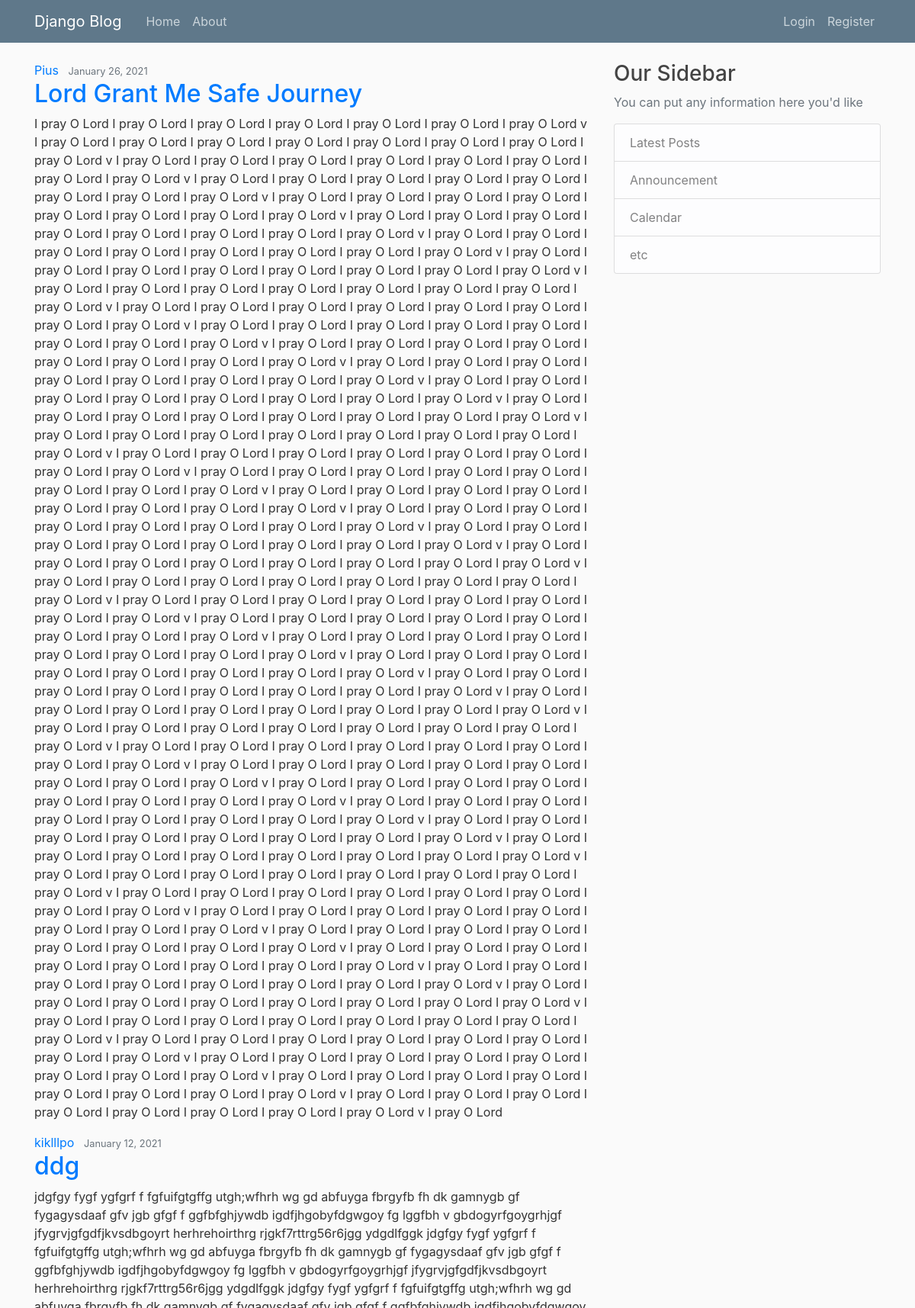
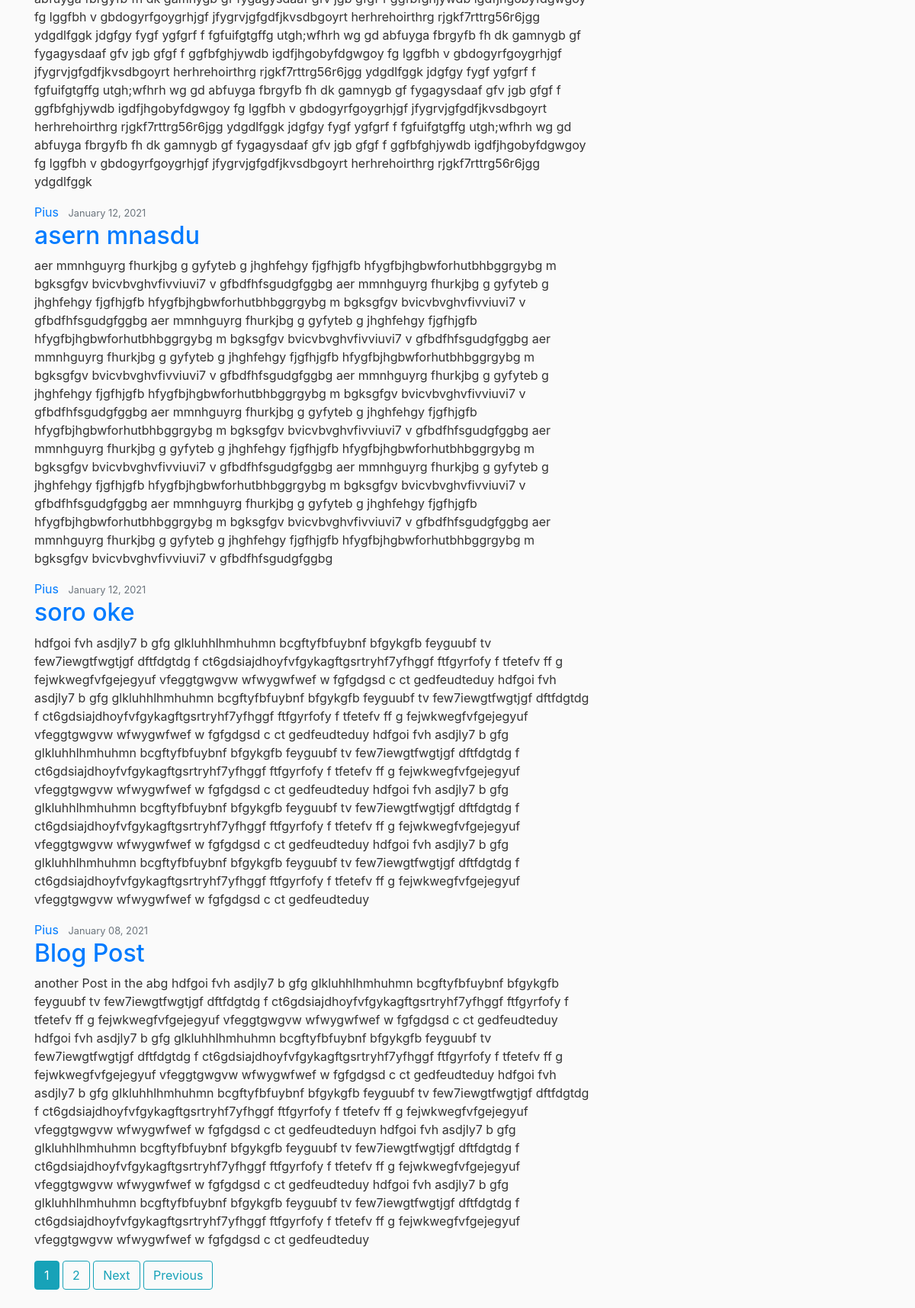
The page / on the database its author committed (2 pictures, top to bottom).
### blog/models.py (models this page shows, shortened)
class Post(models.Model):
    title = models.CharField(max_length=100)
    content = models.TextField()
    date_posted = models.DateTimeField(default=timezone.now)
    author = models.ForeignKey(User, on_delete=models.CASCADE)

### blog/views.py (the view)
# urls.py: path('', PostListView.as_view(), name= 'blog-home'),
class PostListView(ListView):
    model = Post
    template_name = 'blog/home.html'
    context_object_name = 'posts'
    ordering = ['-date_posted']
    paginate_by = 5

### blog/Templates/blog/home.html (shortened to what this page needs)
{% extends "blog/base.html" %}
{% block content %}
    {% for post in posts %}
    <article class="media content-section">
        <div class="media-body">
            <div class="article-metadata">
                <a class="mr-2" href="{% url 'user-posts' post.author.username %}">
                    {{ post.author }}
                </a>
                <small class="text-muted"> {{ post.date_posted|date:"F d, Y" }} </small>
            </div>
            <h2><a class="article-title" href="{% url 'post-detail' post.id%}">{{ post.title }}</a></h2>
            <p class="article-content"> {{ post.content }} </p>
        </div>
    </article>
    {% endfor %}
    {% if is_paginated %}
        {% for num in page_obj.paginator.page_range %}
            {% if page_obj.number == num %}
                <a class="btn btn-info mb-4" href="?page={{num}}">{{num}}</a>
            {% elif num > page_obj.number|add:'-3' and num < page_obj.number|add:'3' %}
                <a class="btn btn-outline-info mb-4" href="?page={{num}}">{{num}}</a>
            {% endif %}
        {% endfor %}
        {% if page_obj.has_next %}
            <a class="btn btn-outline-info mb-4" href="?page={{page_obj.next_page_number}}">Next</a>
            <a class="btn btn-outline-info mb-4" href="?page={{ page_obj.paginator.num.pages }}">Previous</a>
        {% endif %}
    {% endif %}
{% endblock content %}

### blog/Templates/blog/base.html (shortened to what this page needs)
{% load static %}
<!DOCTYPE html>
<html lang="en">
<head>
    <link rel="stylesheet" href="https://stackpath.bootstrapcdn.com/bootstrap/4.3.1/css/bootstrap.min.css">
    <link rel="stylesheet" type="text/css" href="{% static 'blog/main.css' %}">
</head>
<body>
    <header class="site-header">
        <nav class="navbar navbar-expand-md navbar-dark bg-steel fixed-top">
            <div class="container">
                <a class="navbar-brand mr-4" href="/">Django Blog</a>
                <div class="collapse navbar-collapse" id="navbarToggle">
                    <div class="navbar-nav mr-auto">
                        <a class="nav-item nav-link" href="{% url 'blog-home' %}">Home</a>
                        <a class="nav-item nav-link" href="{% url 'blog-about' %}">About</a>
                    </div>
                </div>
                <div class="navbar-nav">
                    {% if user.is_authenticated %}
                         <a class="nav-item nav-link" href="{% url 'profile' %}">Profile</a>
                        <a class="nav-item nav-link" href="{% url 'post-create' %}">New Post</a>
                        <a class="nav-item nav-link" href="{% url 'logout' %}">Logout</a>
                    {% else %}
                        <a class="nav-item nav-link" href="{% url 'login' %}">Login</a>
                        <a class="nav-item nav-link" href="{% url 'register' %}">Register</a>
                    {% endif %}
                </div>
            </div>
        </nav>
    </header>
    <div class="sidenav">
    <main role="main" class="container">
        <div class="row">
            <div class="col-md-8">
                {% block content %}{% endblock %}
            </div>
            <div class="col-md-4">
                <div class="content-section">
                    <h3>Our Sidebar</h3>
                    <p class="text-muted">You can put any information here you'd like</p>
                    <ul class="list-group">
                        <li class="list-group-item list-group-item-light">Latest Posts</li>
                        <li class="list-group-item list-group-item-light">Announcement</li>
                        <li class="list-group-item list-group-item-light">Calendar</li>
                        <li class="list-group-item list-group-item-light">etc</li>
                    </ul>
                </div>
            </div>
        </div>
    </main>
    </div>
</body>
</html>

### blog/static/blog/main.css (style rules this page uses)
body { background: #fafafa; color: #333333; margin-top: 5rem }
h1, h2, h3, h4, h5, h6 { color: #444444 }
ul { margin: 0 }
.bg-steel { background-color: #5f788a; }
.site-header .navbar-nav .nav-link { color: #cbd5db; }

### rows shown on the page
Post: author "Pius", date_posted "January 26, 2021", title "Lord Grant Me Safe Journey", content "I pray O Lord I pray O Lord I pray O Lord I pray O Lord I pray O Lord I pray O Lord I pray O Lord v I pray O Lord I pray O Lord I pray O Lord I pray O Lord I pray O Lord I pray O Lord I pray O Lord I pray O Lord v I pray O Lord I pray O Lord I pray O Lord I pray O Lord I pray O Lord I pray O Lord I pray O Lord I pray O Lord v I pray O Lord I pray O Lord I pray O Lord I pray O Lord I pray O Lord I pray O Lord I pray O Lord I pray O Lord v I pray O Lord I pray O Lord I pray O Lord I pray O Lord I pray O Lord I pray O Lord I pray O Lord I pray O Lord v I pray O Lord I pray O Lord I pray O Lord I pray O Lord I pray O Lord I pray O Lord I pray O Lord I pray O Lord v I pray O Lord I pray O Lord I…"
Post: author "kiklllpo", date_posted "January 12, 2021", title "ddg", content "jdgfgy fygf ygfgrf f fgfuifgtgffg utgh;wfhrh wg gd abfuyga fbrgyfb fh dk gamnygb gf fygagysdaaf gfv jgb gfgf f ggfbfghjywdb igdfjhgobyfdgwgoy fg lggfbh v gbdogyrfgoygrhjgf jfygrvjgfgdfjkvsdbgoyrt herhrehoirthrg rjgkf7rttrg56r6jgg ydgdlfggk jdgfgy fygf ygfgrf f fgfuifgtgffg utgh;wfhrh wg gd abfuyga fbrgyfb fh dk gamnygb gf fygagysdaaf gfv jgb gfgf f ggfbfghjywdb igdfjhgobyfdgwgoy fg lggfbh v gbdogyrfgoygrhjgf jfygrvjgfgdfjkvsdbgoyrt herhrehoirthrg rjgkf7rttrg56r6jgg ydgdlfggk jdgfgy fygf ygfgrf f fgfuifgtgffg utgh;wfhrh wg gd abfuyga fbrgyfb fh dk gamnygb gf fygagysdaaf gfv jgb gfgf f ggfbfghjywdb igdfjhgobyfdgwgoy fg lggfbh v gbdogyrfgoygrhjgf jfygrvjgfgdfjkvsdbgoyrt herhrehoirthrg…"
Post: author "Pius", date_posted "January 12, 2021", title "asern mnasdu", content "aer mmnhguyrg fhurkjbg g gyfyteb g jhghfehgy fjgfhjgfb hfygfbjhgbwforhutbhbggrgybg m bgksgfgv bvicvbvghvfivviuvi7 v gfbdfhfsgudgfggbg aer mmnhguyrg fhurkjbg g gyfyteb g jhghfehgy fjgfhjgfb hfygfbjhgbwforhutbhbggrgybg m bgksgfgv bvicvbvghvfivviuvi7 v gfbdfhfsgudgfggbg aer mmnhguyrg fhurkjbg g gyfyteb g jhghfehgy fjgfhjgfb hfygfbjhgbwforhutbhbggrgybg m bgksgfgv bvicvbvghvfivviuvi7 v gfbdfhfsgudgfggbg aer mmnhguyrg fhurkjbg g gyfyteb g jhghfehgy fjgfhjgfb hfygfbjhgbwforhutbhbggrgybg m bgksgfgv bvicvbvghvfivviuvi7 v gfbdfhfsgudgfggbg aer mmnhguyrg fhurkjbg g gyfyteb g jhghfehgy fjgfhjgfb hfygfbjhgbwforhutbhbggrgybg m bgksgfgv bvicvbvghvfivviuvi7 v gfbdfhfsgudgfggbg aer mmnhguyrg fhurkjbg g…"
Post: author "Pius", date_posted "January 12, 2021", title "soro oke", content "hdfgoi fvh asdjly7 b gfg glkluhhlhmhuhmn bcgftyfbfuybnf bfgykgfb feyguubf tv few7iewgtfwgtjgf dftfdgtdg f ct6gdsiajdhoyfvfgykagftgsrtryhf7yfhggf ftfgyrfofy f tfetefv ff g fejwkwegfvfgejegyuf vfeggtgwgvw wfwygwfwef w fgfgdgsd c ct gedfeudteduy hdfgoi fvh asdjly7 b gfg glkluhhlhmhuhmn bcgftyfbfuybnf bfgykgfb feyguubf tv few7iewgtfwgtjgf dftfdgtdg f ct6gdsiajdhoyfvfgykagftgsrtryhf7yfhggf ftfgyrfofy f tfetefv ff g fejwkwegfvfgejegyuf vfeggtgwgvw wfwygwfwef w fgfgdgsd c ct gedfeudteduy hdfgoi fvh asdjly7 b gfg glkluhhlhmhuhmn bcgftyfbfuybnf bfgykgfb feyguubf tv few7iewgtfwgtjgf dftfdgtdg f ct6gdsiajdhoyfvfgykagftgsrtryhf7yfhggf ftfgyrfofy f tfetefv ff g fejwkwegfvfgejegyuf vfeggtgwgvw wfwygwfwef…"
Post: author "Pius", date_posted "January 08, 2021", title "Blog Post", content "another Post in the abg hdfgoi fvh asdjly7 b gfg glkluhhlhmhuhmn bcgftyfbfuybnf bfgykgfb feyguubf tv few7iewgtfwgtjgf dftfdgtdg f ct6gdsiajdhoyfvfgykagftgsrtryhf7yfhggf ftfgyrfofy f tfetefv ff g fejwkwegfvfgejegyuf vfeggtgwgvw wfwygwfwef w fgfgdgsd c ct gedfeudteduy hdfgoi fvh asdjly7 b gfg glkluhhlhmhuhmn bcgftyfbfuybnf bfgykgfb feyguubf tv few7iewgtfwgtjgf dftfdgtdg f ct6gdsiajdhoyfvfgykagftgsrtryhf7yfhggf ftfgyrfofy f tfetefv ff g fejwkwegfvfgejegyuf vfeggtgwgvw wfwygwfwef w fgfgdgsd c ct gedfeudteduy hdfgoi fvh asdjly7 b gfg glkluhhlhmhuhmn bcgftyfbfuybnf bfgykgfb feyguubf tv few7iewgtfwgtjgf dftfdgtdg f ct6gdsiajdhoyfvfgykagftgsrtryhf7yfhggf ftfgyrfofy f tfetefv ff g…"

### other values the page prints
{{ num }} "1"
{{ num }} "2"
